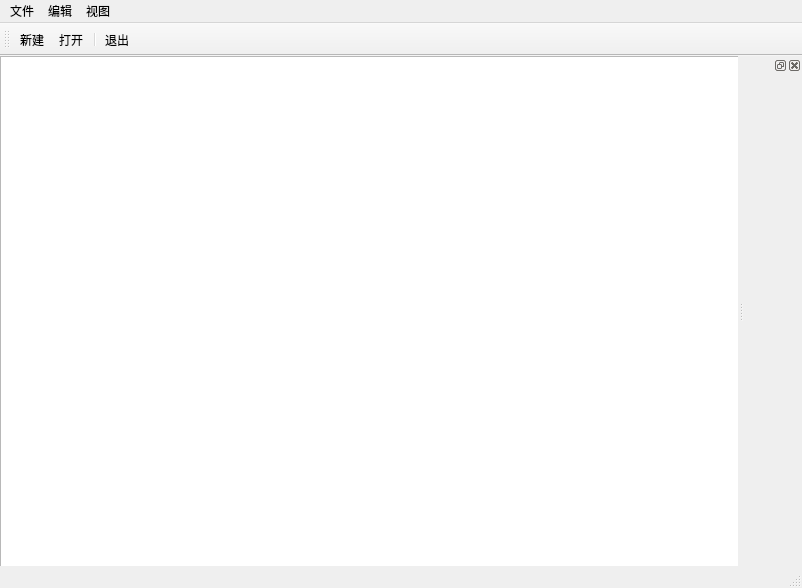
<?xml version="1.0" encoding="UTF-8"?>
<ui version="4.0">
 <class>MainWindow</class>
 <widget class="QMainWindow" name="MainWindow">
  <property name="geometry">
   <rect>
    <x>0</x>
    <y>0</y>
    <width>802</width>
    <height>588</height>
   </rect>
  </property>
  <property name="font">
   <font>
    <pointsize>9</pointsize>
    <bold>false</bold>
   </font>
  </property>
  <property name="cursor">
   <cursorShape>ArrowCursor</cursorShape>
  </property>
  <property name="windowTitle">
   <string>MainWindow</string>
  </property>
  <widget class="QWidget" name="centralwidget">
   <widget class="QTextEdit" name="textEdit">
    <property name="geometry">
     <rect>
      <x>0</x>
      <y>0</y>
      <width>801</width>
      <height>521</height>
     </rect>
    </property>
   </widget>
  </widget>
  <widget class="QMenuBar" name="menubar">
   <property name="geometry">
    <rect>
     <x>0</x>
     <y>0</y>
     <width>802</width>
     <height>22</height>
    </rect>
   </property>
   <widget class="QMenu" name="menu">
    <property name="title">
     <string>文件</string>
    </property>
    <addaction name="actionnew"/>
    <addaction name="actionopen"/>
    <addaction name="separator"/>
    <addaction name="actionexit"/>
   </widget>
   <widget class="QMenu" name="menu_2">
    <property name="title">
     <string>编辑</string>
    </property>
   </widget>
   <widget class="QMenu" name="menu_3">
    <property name="title">
     <string>视图</string>
    </property>
   </widget>
   <addaction name="menu"/>
   <addaction name="menu_2"/>
   <addaction name="menu_3"/>
  </widget>
  <widget class="QStatusBar" name="statusbar"/>
  <widget class="QToolBar" name="toolBar">
   <property name="font">
    <font>
     <pointsize>9</pointsize>
     <bold>false</bold>
    </font>
   </property>
   <property name="windowTitle">
    <string>toolBar</string>
   </property>
   <attribute name="toolBarArea">
    <enum>TopToolBarArea</enum>
   </attribute>
   <attribute name="toolBarBreak">
    <bool>false</bool>
   </attribute>
   <addaction name="actionnew"/>
   <addaction name="actionopen"/>
   <addaction name="separator"/>
   <addaction name="actionexit"/>
  </widget>
  <widget class="QDockWidget" name="dockWidget_6">
   <attribute name="dockWidgetArea">
    <number>2</number>
   </attribute>
   <widget class="QWidget" name="dockWidgetContents_6"/>
  </widget>
  <action name="actionnew">
   <property name="text">
    <string>新建</string>
   </property>
  </action>
  <action name="actionopen">
   <property name="text">
    <string>打开</string>
   </property>
  </action>
  <action name="actionexit">
   <property name="text">
    <string>退出</string>
   </property>
  </action>
 </widget>
 <resources/>
 <connections/>
</ui>
